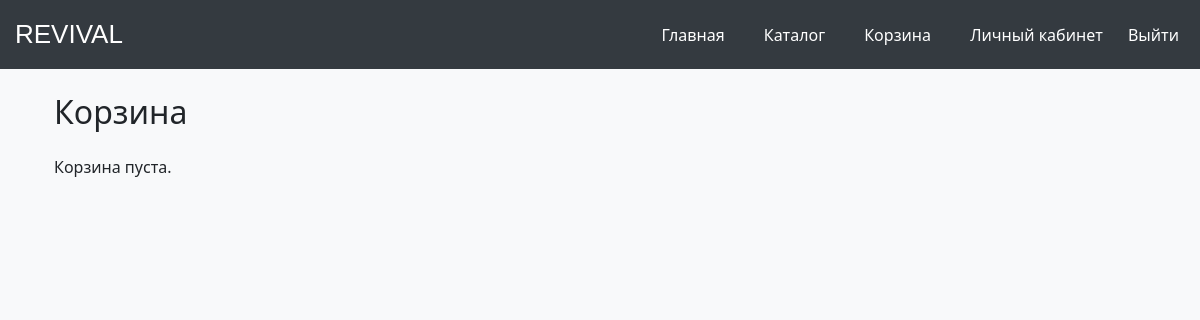
The page /cart/ (signed in) on the database as committed earlier.
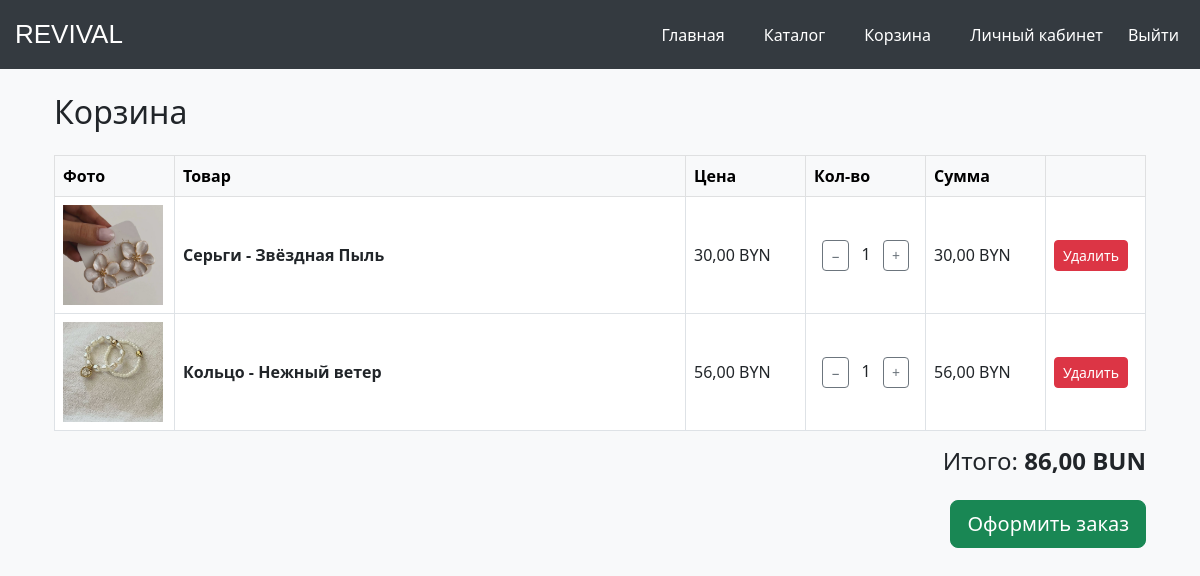
The same page on the database as committed later.
### shop/models.py (models this page shows, shortened)
class CartItem(models.Model):
    cart = models.ForeignKey(Cart, on_delete=models.CASCADE, related_name='items')
    product = models.ForeignKey(Product, on_delete=models.CASCADE)
    quantity = models.PositiveIntegerField(default=1)
    price_at_moment = models.DecimalField(max_digits=10, decimal_places=2, default=0)
    class Meta:
        unique_together = ('cart', 'product')

class Product(models.Model):
    name = models.CharField(max_length=255)
    description = models.TextField()
    price = models.DecimalField(max_digits=10, decimal_places=2)
    category = models.ForeignKey(Category, on_delete=models.CASCADE)
    image = models.ImageField(upload_to='products/')

### shop/views.py (the view)
# urls.py: path('cart/', views.cart, name='cart'),                        # Страница корзины
def cart(request):
    if not request.user.is_authenticated:
        return redirect('login')
    cart, created = Cart.objects.get_or_create(user=request.user)
    items = CartItem.objects.filter(cart=cart)
    for item in items:
        item.total_price = item.price_at_moment * item.quantity
    total = sum(item.total_price for item in items)
    return render(request, 'cart.html', {
        'items': items,
        'total': total,
    })

### templates/cart.html (shortened to what this page needs)
{% extends 'base.html' %}
{% block content %}
<div class="container mt-4">
    <h2 class="mb-4">Корзина</h2>
    {% if items %}
        <table class="table table-bordered align-middle">
            <thead class="table-light">
                <tr>
                    <th style="width: 120px;">Фото</th>
                    <th>Товар</th>
                    <th style="width: 120px;">Цена</th>
                    <th style="width: 120px;">Кол-во</th>
                    <th style="width: 120px;">Сумма</th>
                    <th style="width: 100px;"></th>
                </tr>
            </thead>
            <tbody>
                {% for item in items %}
                <tr>
                    <td>
                        <img src="{{ item.product.image.url }}"
                             alt="{{ item.product.name }}"
                             style="width: 100px; height: 100px; object-fit: cover;">
                    </td>
                    <td>
                        <strong>{{ item.product.name }}</strong>
                    </td>
                    <td>
                        {{ item.price_at_moment }} BYN
                    </td>
                    <td class="text-center">
    <a href="{% url 'decrease_quantity' item.id %}"
       class="btn btn-outline-secondary btn-sm">−</a>
    <span class="mx-2">{{ item.quantity }}</span>
    <a href="{% url 'increase_quantity' item.id %}"
       class="btn btn-outline-secondary btn-sm">+</a>
</td>
                    <td>
                        {{ item.total_price }} BYN
                    </td>
                    <td>
                        <a href="{% url 'remove_from_cart' item.id %}"
                           class="btn btn-danger btn-sm">
                            Удалить
                        </a>
                    </td>
                </tr>
                {% endfor %}
            </tbody>
        </table>
        <div class="text-end mt-3">
            <h4>Итого: <strong>{{ total }} BUN</strong></h4>
        </div>
        <div class="text-end mt-4">
    <a href="{% url 'make_order' %}" class="btn btn-success btn-lg">
        Оформить заказ
    </a>
</div>
    {% else %}
        <p>Корзина пуста.</p>
    {% endif %}
</div>
{% endblock %}

### templates/base.html (shortened to what this page needs)
<!DOCTYPE html>
<html lang="ru">
<head>
    <link rel="stylesheet"
          href="https://cdn.jsdelivr.net/npm/bootstrap@5.3.0/dist/css/bootstrap.min.css">
</head>
<body>
<header class="d-flex justify-content-between align-items-center">
    <a href="/" class="logo" style="font-family: 'Coolvetica', sans-serif; font-size: 26px; color: white; text-decoration:none;">
    REVIVAL
</a>
    <nav>
        <a href="/">Главная</a>
        <a href="/catalog/">Каталог</a>
        <a href="/cart/">Корзина</a>
        {% if user.is_authenticated %}
            <a href="/profile/">Личный кабинет</a>
             <form action="/logout/" method="post" style="display:inline;">
    <button type="submit" style="background:none;border:none;color:white;cursor:pointer;">
        Выйти
    </button>
</form>
        {% else %}
            <a href="/login/">Вход</a>
            <a href="/register/">Регистрация</a>
        {% endif %}
    </nav>
</header>
<div class="container mt-4">
    {% block content %}{% endblock %}
</div>
</body>
</html>

### templates/base.html (style rules this page uses)
body { background: #f8f9fa; }
header { background: #343a40; padding: 15px; }
header a { color: white; margin-right: 15px; text-decoration: none; }
nav a { margin-left: 20px; }

Rows that differ between the two databases and show on the page:
added CartItem: product.image (picture), product.name "Серьги - Звёздная Пыль", price_at_moment "30,00", quantity "1", total_price "30,00"
added CartItem: product.image (picture), product.name "Кольцо - Нежный ветер", price_at_moment "56,00", quantity "1", total_price "56,00"
Other text that changed with them:
{{ total }}: (not shown) → "86,00"
text no longer shown: "Корзина пуста."
text now shown: "Фото Товар Цена Кол-во Сумма Итого: BUN Оформить заказ"
